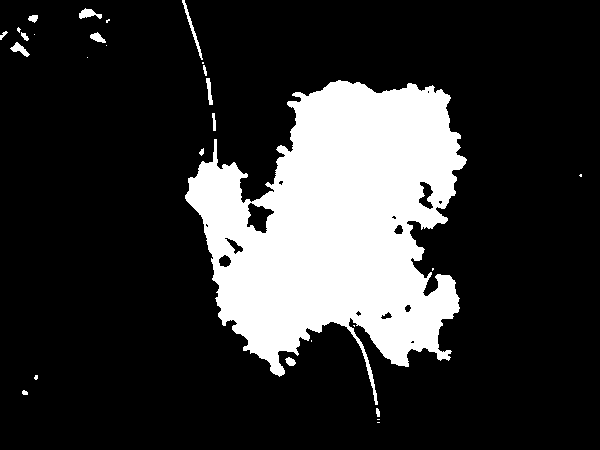
#> input picture mask.png, 600 x 450 px, found by its file name
$ python active.py
#> lines starting #> are read from the running program, lines starting #| are printed output that depends on the picture; after the words box and inside, x2 and y2 are one past the last pixel; in counts of white or black regions, pixels touching at a corner belong together
#coding:utf-8
import sys
import numpy as np
import cv2
import matplotlib.pyplot as plt
import math

def DrawContour(LSF,p1,p2):
    plt.clf();
    new_image = np.zeros(img.shape);
    fig, ax = plt.subplots()
    plt.imshow(Image),plt.xticks([]), plt.yticks([]);
    countours = ax.contour(LSF,[0],color = p1,linewidth = p2);
    plt.show(block=False),plt.pause(0.01);

def mat_math (intput,str):
    output=intput;
    for i in range(img.shape[0]):
        for j in range(img.shape[1]):
            if str=="atan":
                output[i,j] = math.atan(intput[i,j]);
            if str=="sqrt":
                output[i,j] = math.sqrt(intput[i,j]);
    return output;

def RSF (LSF, img, mu, nu, epison,step,lambda1,lambda2,kernel):

    Drc = (epison / math.pi) / (epison*epison+ LSF*LSF);
    Hea = 0.5*(1 + (2 / math.pi)*mat_math(LSF/epison,"atan"));
    Iy, Ix = np.gradient(LSF);
    s = mat_math(Ix*Ix+Iy*Iy,"sqrt");
    Nx = Ix / (s+0.000001);
    Ny = Iy / (s+0.000001);
    Mxx,Nxx =np.gradient(Nx);
    Nyy,Myy =np.gradient(Ny);
    cur = Nxx + Nyy;
    Length = nu*Drc*cur;

    Lap = cv2.Laplacian(LSF,-1);
    Penalty = mu*(Lap - cur);

    KIH = cv2.filter2D(Hea*img,-1,kernel);
    KH = cv2.filter2D(Hea,-1,kernel);
    f1 = KIH / KH;
    KIH1 = cv2.filter2D((1-Hea)*img,-1,kernel);
    KH1 = cv2.filter2D(1-Hea,-1,kernel);
    f2 = KIH1 / KH1;
    R1 = (lambda1- lambda2)*img*img;
    R2 = cv2.filter2D(lambda1*f1 - lambda2*f2,-1,kernel);
    R3 = cv2.filter2D(lambda1*f1*f1 - lambda2*f2*f2,-1,kernel);
    RSFterm = -Drc*(R1-2*R2*img+R3);

    LSF = LSF + step*(Length + Penalty + RSFterm);
    #plt.imshow(s, cmap ='gray'),plt.show();
    return LSF;

Image = cv2.imread('C:/Users/josei/OneDrive/UAZ/2_tesis/skin_cancer_detection/mask.png');
#> Image is the input picture: shape (450, 600, 3); 19.9% white; 28 white regions (13 under 20 px), largest, box (x1, y1, x2, y2) and area: (185, 80, 467, 405) 52637, (182, 0, 203, 60) 181, (79, 8, 102, 19) 140
image = cv2.cvtColor(Image,cv2.COLOR_BGR2GRAY)
img = np.float64(image)

#Kernel
sig=3;
kernel = np.ones((sig*4+1,sig*4+1),np.float64)/(sig*4+1)**2;

IniLSF = np.ones((img.shape[0],img.shape[1]),img.dtype);
IniLSF[30:80,30:80]= -1;
IniLSF=-IniLSF;

Image = cv2.cvtColor(Image,cv2.COLOR_BGR2RGB);
plt.figure(1);
DrawContour(IniLSF,'r',2); # Draw contour
#> in DrawContour, `plt.show(block=False),plt.pause(0.01);`:
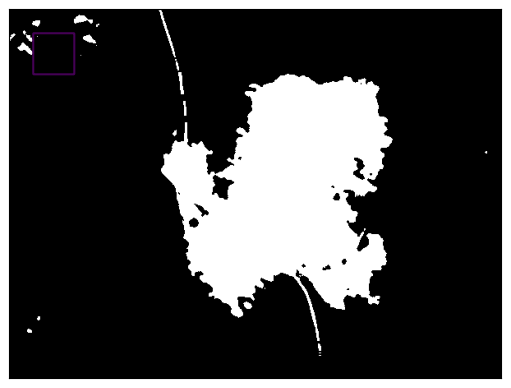
#> figure drawn by matplotlib, 1 panel

mu = 1;
nu = 0.003 * 255 * 255;
num = 30;
epison = 1;
step = 0.1;
lambda1=lambda2=1;
LSF=IniLSF;

for i in range(1,num):
    LSF = RSF(LSF, img, mu, nu, epison,step,lambda1,lambda2,kernel);
    if i % 5 == 0:
        DrawContour(LSF,'r',2);
#> this loop made 29 passes
#> pass 1, in mat_math, `output=intput;`:
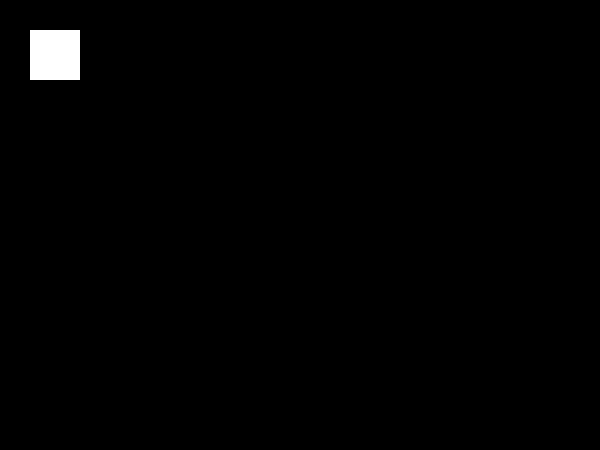
#> output: shape (450, 600) float64; values -1 (black) and 1 (white), 0.93% white; 1 white region, box (x1, y1, x2, y2) and area: (30, 30, 80, 80) 2500
#> pass 1, in RSF, `Iy, Ix = np.gradient(LSF);`:
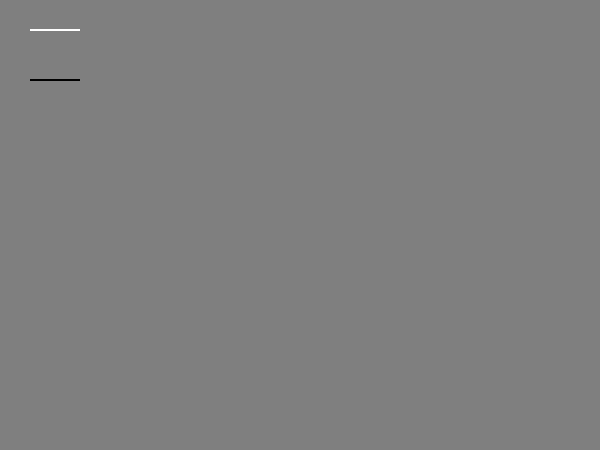
#> Iy: shape (450, 600) float64; min -1, max 1, mean 0; drawn with min black and max white
#> after the loop:
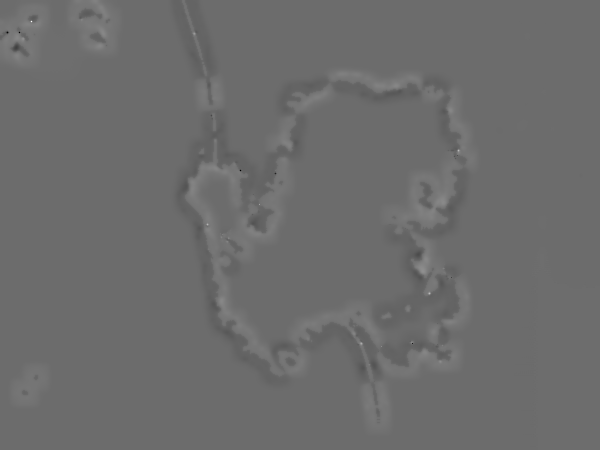
#> LSF: shape (450, 600) float64; min -585.5, max 781.8, mean -2.5; drawn with min black and max white
